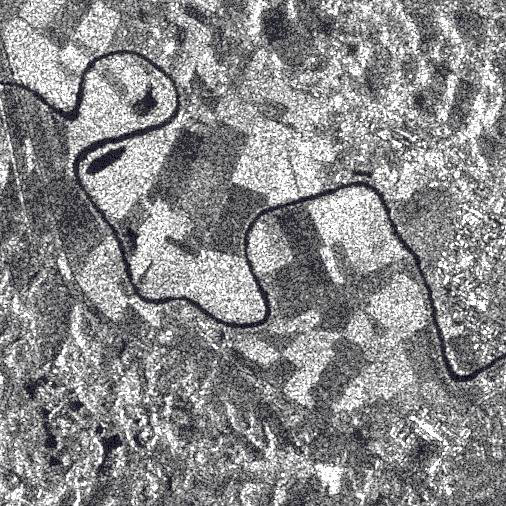
#> input picture data/original/speckle/1.jpeg, 506 x 506 px; its folder holds only this picture in this run
$ python -i speckle_noise.py   (imports and definitions only)   (older library calls are emulated)
#> lines starting #> are read from the running program, lines starting #| are printed output that depends on the picture
#> further down, picture is the input picture: shape (506, 506, 3); mean B, G, R 138.8, 137.7, 137.8
### src/utils.py
from __future__ import annotations

import json
import random
from pathlib import Path
from typing import Dict, Iterable, List

import cv2
import matplotlib.pyplot as plt
import numpy as np
from skimage.restoration import estimate_sigma


IMAGE_EXTS = {".png", ".jpg", ".jpeg", ".bmp", ".tif", ".tiff"}


def ensure_dir(path: Path) -> None:
    path.mkdir(parents=True, exist_ok=True)


# [22 lines left out: functions list_image_files, select_random_images, load_gray_image, not called in this run]


def normalize_to_uint8(image: np.ndarray) -> np.ndarray:
    image = np.asarray(image, dtype=np.float32)
    image = image - image.min()
    max_val = image.max()
#> max_val = 255
    if max_val > 0:
        image = image / max_val
    return (image * 255).clip(0, 255).astype(np.uint8)


def save_image(path: Path, image: np.ndarray) -> None:
    ensure_dir(path.parent)
    cv2.imwrite(str(path), normalize_to_uint8(image))


# [57 lines left out: functions plot_comparison, compute_basic_metrics, rank_filters_by_score, not called in this run]


def write_json(path: Path, payload: dict) -> None:
    ensure_dir(path.parent)
    path.write_text(json.dumps(payload, indent=2), encoding="utf-8")


def write_text(path: Path, text: str) -> None:
    ensure_dir(path.parent)
    path.write_text(text, encoding="utf-8")

### src/speckle_noise.py
from __future__ import annotations

from pathlib import Path
from typing import Dict

import cv2
import numpy as np
from skimage.restoration import denoise_tv_chambolle

from .utils import (
    compute_basic_metrics,
    ensure_dir,
    load_gray_image,
    normalize_to_uint8,
    plot_comparison,
    rank_filters_by_score,
    save_image,
    select_random_images,
    write_json,
    write_text,
)


def lee_filter(image: np.ndarray, size: int = 7) -> np.ndarray:
    """Classical Lee filter for speckle noise."""
#> called with size = 7
    img = image.astype(np.float32)
    local_mean = cv2.blur(img, (size, size))
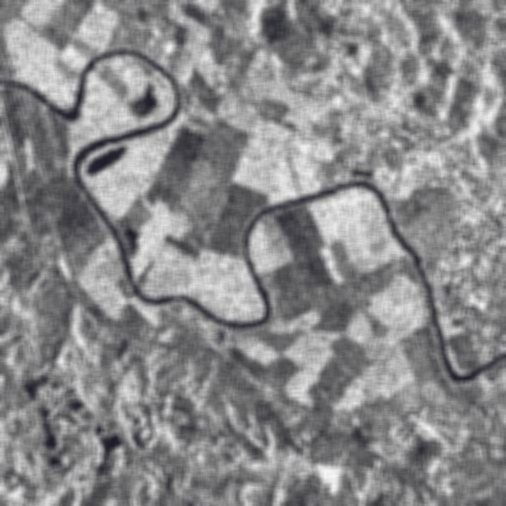
#> local_mean: shape (506, 506, 3) float32; mean B, G, R 138.8, 137.7, 137.8
    local_sq_mean = cv2.blur(img ** 2, (size, size))
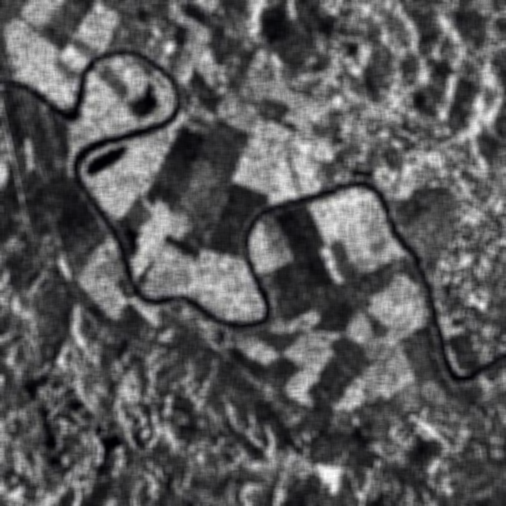
#> local_sq_mean: shape (506, 506, 3) float32; mean B, G, R 22750, 22557.1, 22571.1; drawn with min black and max white
    local_var = local_sq_mean - (local_mean ** 2)
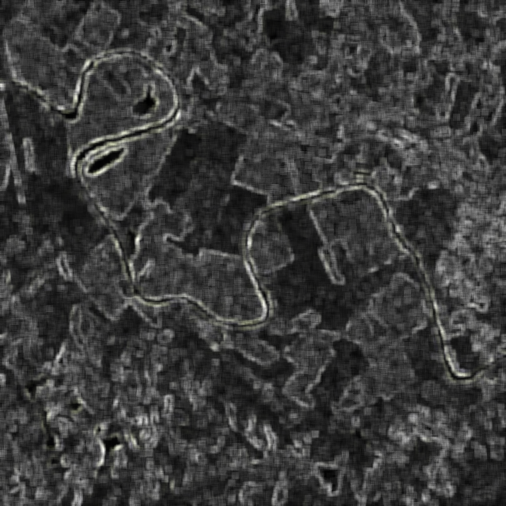
#> local_var: shape (506, 506, 3) float32; mean B, G, R 2036.6, 2053, 2050.7; drawn with min black and max white
    noise_var = np.var(img)
#> noise_var = 3546.9
    weights = local_var / (local_var + noise_var + 1e-8)
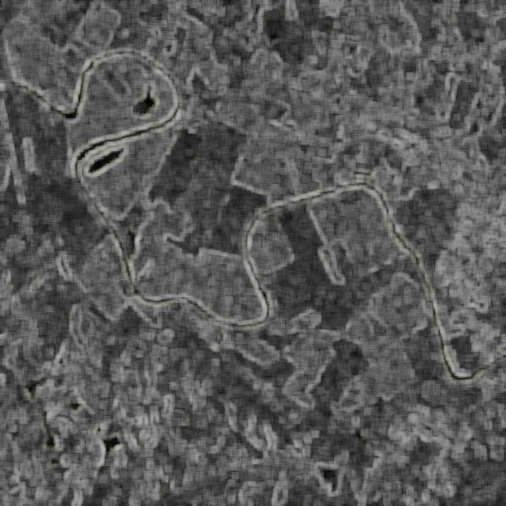
#> weights: shape (506, 506, 3) float32; mean B, G, R 0.349, 0.35, 0.35
    filtered = local_mean + weights * (img - local_mean)
    return normalize_to_uint8(filtered)
#> in normalize_to_uint8 (call 2), `image = image - image.min()`:
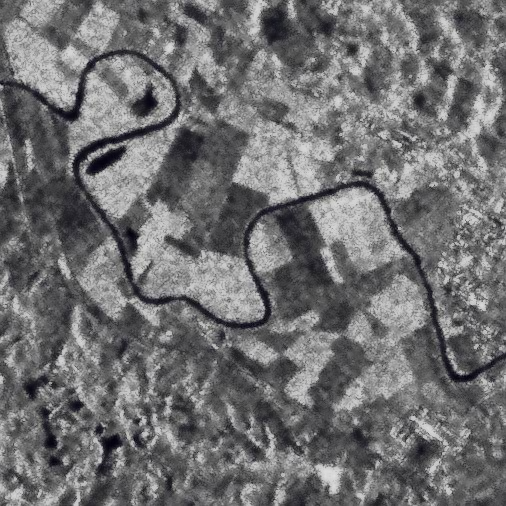
#> image: shape (506, 506, 3) float32; mean B, G, R 113.3, 112.2, 112.3
#> in normalize_to_uint8 (call 2), `max_val = image.max()`: max_val = 223.4
#> in normalize_to_uint8 (call 2), `image = image / max_val`:
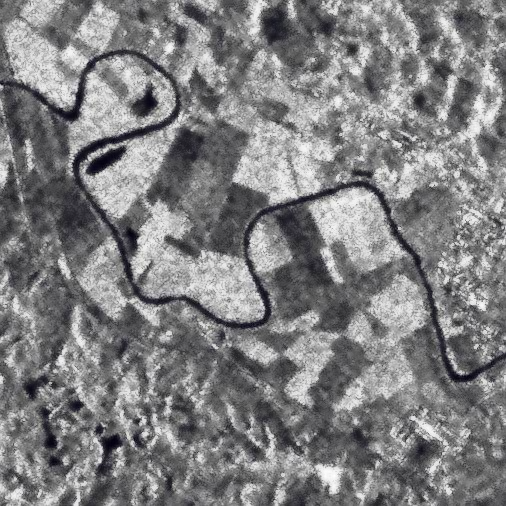
#> image: shape (506, 506, 3) float32; mean B, G, R 0.507, 0.502, 0.503


def log_bilateral_filter(image: np.ndarray) -> np.ndarray:
    img = image.astype(np.float32) / 255.0
    img = np.clip(img, 1e-6, 1.0)
    log_img = np.log(img)
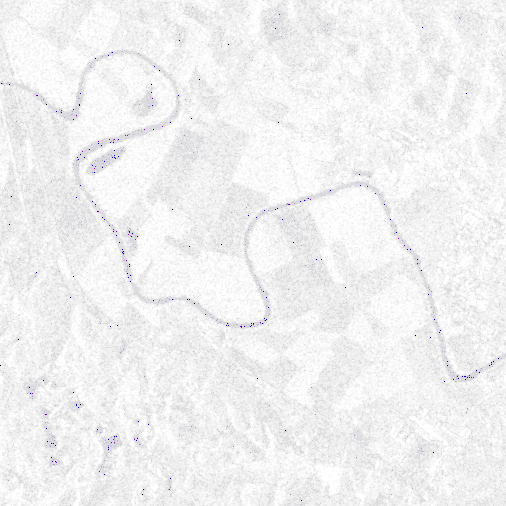
#> log_img: shape (506, 506, 3) float32; mean B, G, R -0.72, -0.745, -0.741; drawn with min black and max white
    log_u8 = normalize_to_uint8(log_img)
    filtered = cv2.bilateralFilter(log_u8, 9, 45, 45)
    filtered = filtered.astype(np.float32) / 255.0
    reconstructed = np.exp(filtered)
    return normalize_to_uint8(reconstructed)


def speckle_filters(image: np.ndarray) -> Dict[str, np.ndarray]:
    img = normalize_to_uint8(image)

    gaussian = cv2.GaussianBlur(img, (5, 5), 0)
    median = cv2.medianBlur(img, 5)
    bilateral = cv2.bilateralFilter(img, 9, 55, 55)
    lee = lee_filter(img, size=7)
    tv = denoise_tv_chambolle(img.astype(np.float32) / 255.0, weight=0.08, channel_axis=None)
    tv = normalize_to_uint8(tv)
    log_bilateral = log_bilateral_filter(img)

    return {
        "original": img,
        "gaussian_blur": gaussian,
        "median_filter": median,
        "bilateral_filter": bilateral,
        "lee_filter": lee,
        "tv_chambolle": tv,
        "log_bilateral": log_bilateral,
    }


# [57 lines left out: function run_speckle_pipeline, not called in this run]

>>> import cv2
>>> picture = cv2.imread('../data/original/speckle/1.jpeg')
>>> result = speckle_filters(picture)
#> result = 7 items

$ run again, on data/original/speckle/2.jpeg
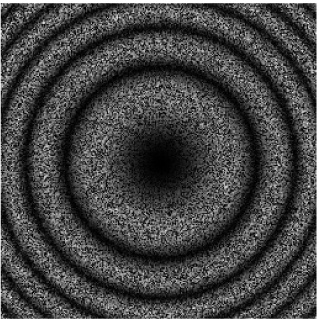
#> input picture data/original/speckle/2.jpeg, 319 x 319 px
#> picture is the input picture: shape (319, 319, 3); min 0, max 255, mean 68.5
#> max_val = 255
#> in lee_filter, `local_var = local_sq_mean - (local_mean ** 2)`:
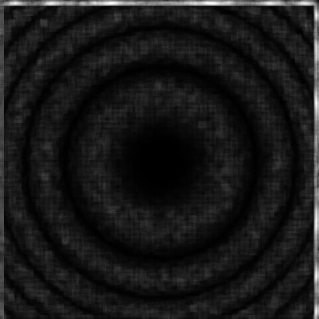
#> local_var: shape (319, 319, 3) float32; min 0.174, max 12553.8, mean 1180.2; drawn with min black and max white
#> noise_var = 2303.8
#> in log_bilateral_filter, `reconstructed = np.exp(filtered)`:
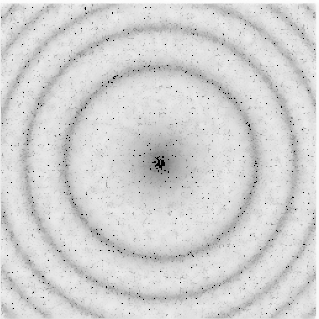
#> reconstructed: shape (319, 319, 3) float32; min 1, max 2.71, mean 2.42; drawn with min black and max white
#> result = 7 items
